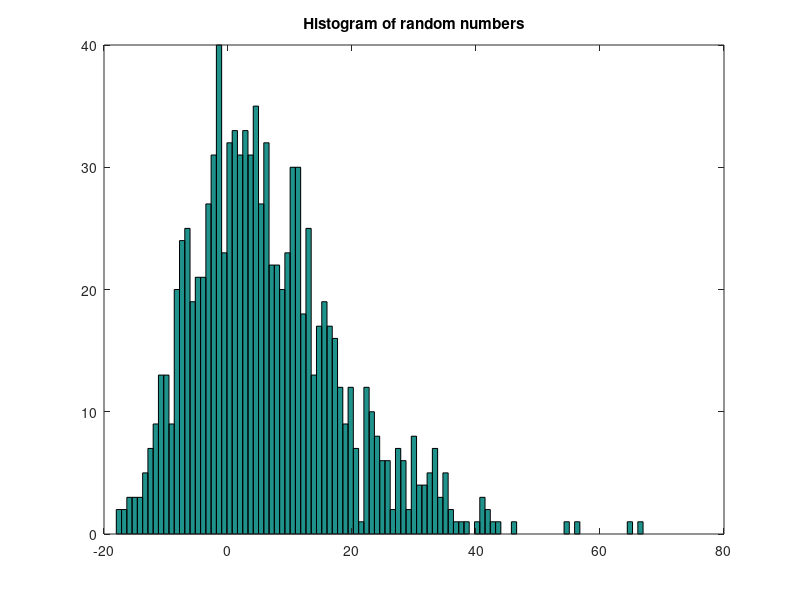
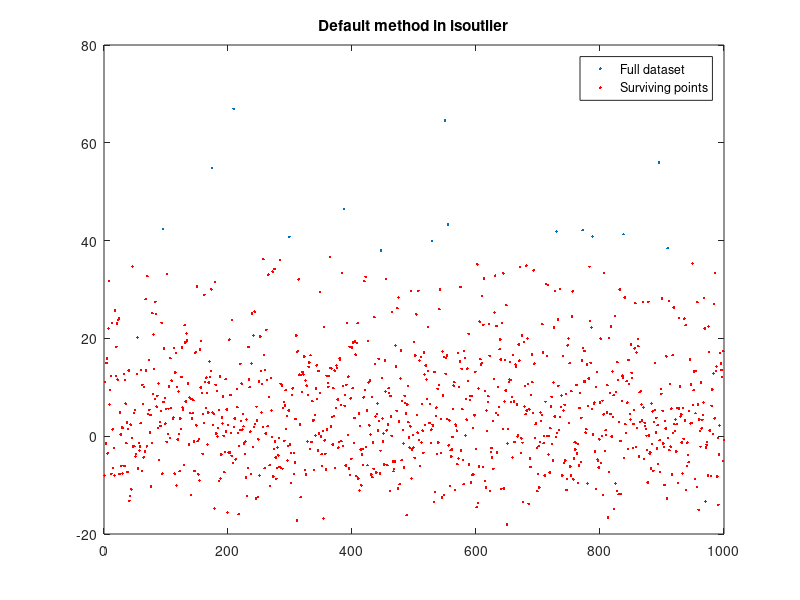
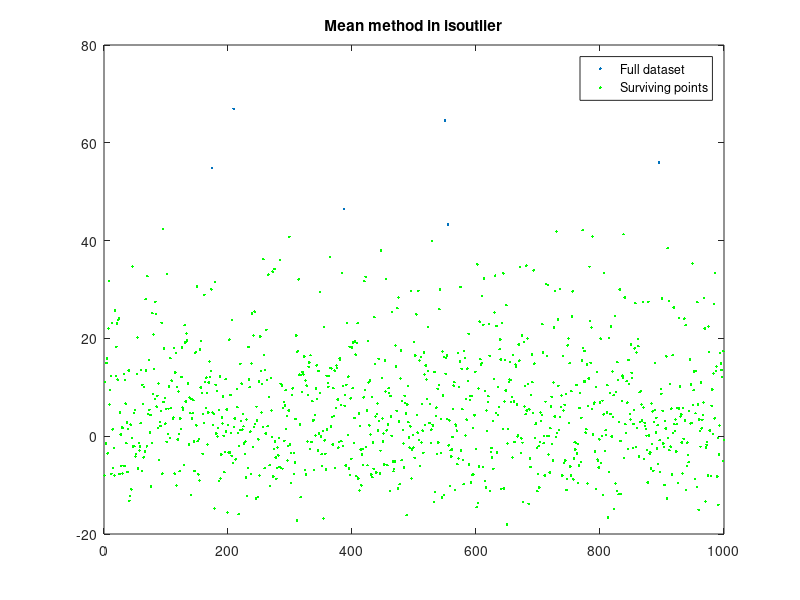
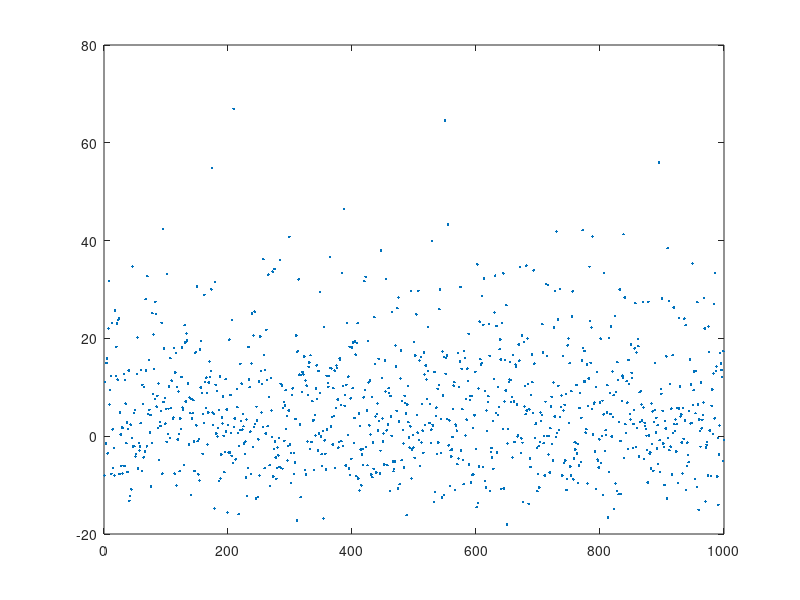

The MATLAB script that drew these images, in order: (Note: this script raises an error after producing the figures.)
%Week 8 Example 1 Solution
clear all
close all
clc

%create data
data=gevrnd(0,10,1,[1000,1]);

%visualize the data
figure
hist(data,100);
title('Histogram of random numbers')

%Use MAD option
figure
plot(data,'.');
hold on
tmp=data;
tmp(isoutlier(data))=NaN;
plot(tmp,'r.');
legend('Full dataset','Surviving points')
title('Default method in isoutlier')

%Use mean option
figure
plot(data,'.');
hold on
tmp=data;
tmp(isoutlier(data,'mean'))=NaN;
plot(tmp,'g.');
legend('Full dataset','Surviving points')
title('Mean method in isoutlier')

%Use quartiles option
figure
plot(data,'.');
hold on
tmp=data;
tmp(isoutlier(data,'quartiles'))=NaN;
plot(tmp,'ro');
legend('Full dataset','Surviving points')
title('Quartiles method in isoutlier')

%Use percentiles option
figure
plot(data,'.');
hold on
tmp=data;
tmp(isoutlier(data,'percentiles',[10 90]))=NaN;
plot(tmp,'go');
legend('Full dataset','Surviving points')
title('Percentiles [10 90] method in isoutlier')